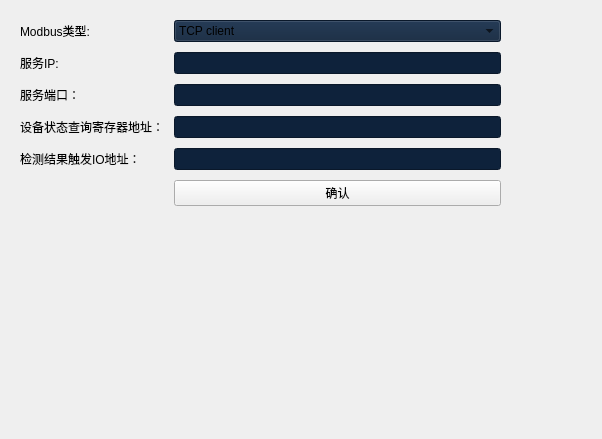
<?xml version="1.0" encoding="UTF-8"?>
<ui version="4.0">
 <class>Transferview</class>
 <widget class="QWidget" name="Transferview">
  <property name="geometry">
   <rect>
    <x>0</x>
    <y>0</y>
    <width>602</width>
    <height>439</height>
   </rect>
  </property>
  <property name="windowTitle">
   <string>Form</string>
  </property>
  <widget class="QWidget" name="formLayoutWidget">
   <property name="geometry">
    <rect>
     <x>0</x>
     <y>0</y>
     <width>521</width>
     <height>243</height>
    </rect>
   </property>
   <layout class="QFormLayout" name="formLayout">
    <property name="horizontalSpacing">
     <number>10</number>
    </property>
    <property name="verticalSpacing">
     <number>10</number>
    </property>
    <property name="leftMargin">
     <number>20</number>
    </property>
    <property name="topMargin">
     <number>20</number>
    </property>
    <property name="rightMargin">
     <number>20</number>
    </property>
    <property name="bottomMargin">
     <number>20</number>
    </property>
    <item row="0" column="0">
     <widget class="QLabel" name="disabledLabel">
      <property name="text">
       <string>Modbus类型:</string>
      </property>
     </widget>
    </item>
    <item row="0" column="1">
     <widget class="QComboBox" name="comboBox_3">
      <property name="styleSheet">
       <string notr="true">background-color: rgb(14, 34, 59);
border-color: rgb(0, 105, 176);</string>
      </property>
      <item>
       <property name="text">
        <string>TCP client</string>
       </property>
      </item>
     </widget>
    </item>
    <item row="1" column="0">
     <widget class="QLabel" name="labelPositionLabel_3">
      <property name="text">
       <string>服务IP:</string>
      </property>
     </widget>
    </item>
    <item row="1" column="1">
     <widget class="QLineEdit" name="lineEdit_3">
      <property name="styleSheet">
       <string notr="true">background-color: rgb(14, 34, 59);
border-color: rgb(0, 105, 176);</string>
      </property>
     </widget>
    </item>
    <item row="2" column="0">
     <widget class="QLabel" name="labelTextLabel_2">
      <property name="text">
       <string>服务端口：</string>
      </property>
     </widget>
    </item>
    <item row="2" column="1">
     <widget class="QLineEdit" name="labelTextLineEdit_2">
      <property name="styleSheet">
       <string notr="true">background-color: rgb(14, 34, 59);
border-color: rgb(0, 105, 176);</string>
      </property>
     </widget>
    </item>
    <item row="3" column="0">
     <widget class="QLabel" name="useThemeColorsLabel_3">
      <property name="text">
       <string>设备状态查询寄存器地址：</string>
      </property>
     </widget>
    </item>
    <item row="3" column="1">
     <widget class="QLineEdit" name="lineEdit_2">
      <property name="styleSheet">
       <string notr="true">background-color: rgb(14, 34, 59);
border-color: rgb(0, 105, 176);</string>
      </property>
     </widget>
    </item>
    <item row="4" column="0">
     <widget class="QLabel" name="label_2">
      <property name="text">
       <string>检测结果触发IO地址：</string>
      </property>
     </widget>
    </item>
    <item row="5" column="1">
     <widget class="QPushButton" name="pushButton">
      <property name="text">
       <string>确认</string>
      </property>
     </widget>
    </item>
    <item row="4" column="1">
     <widget class="QLineEdit" name="lineEdit">
      <property name="styleSheet">
       <string notr="true">background-color: rgb(14, 34, 59);
border-color: rgb(0, 105, 176);</string>
      </property>
     </widget>
    </item>
   </layout>
  </widget>
 </widget>
 <resources/>
 <connections/>
</ui>
